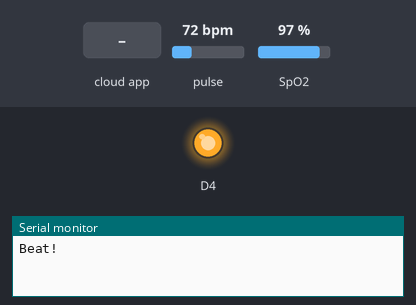
The sketch below on a simulated ESP8266 (NodeMCU). Parts: output pins drawn as LEDs (lit = HIGH, except the on-board LED, lit = LOW), the last lines printed to the serial monitor. The inputs (shaded band) are chosen by the test bench; at power-on: pulse 72 bpm, SpO2 97 %.

Above: at 1.2 s.
1.3 s: the phone or cloud app sets led to 1
At 2.0 s:
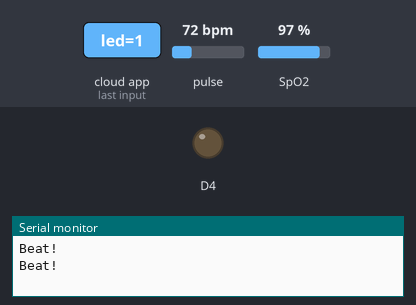
2.8 s: the phone or cloud app sets led to 0
At 3.1 s:
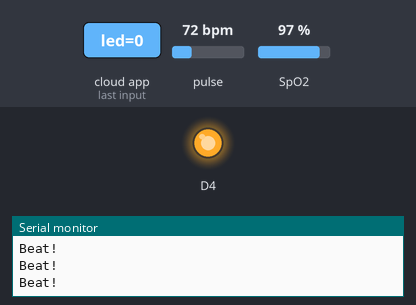
Timing chart, 0 to 5.8 s (numbered marks = the images above; inputs shaded):
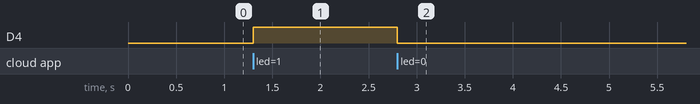

Measured:
- after the input at 1.3 s, D4: LOW → HIGH at once
- after the input at 2.8 s, D4: HIGH → LOW at once

The sketch:

ESPThingerIOPulse.ino
```cpp
#include <Wire.h>
#include "MAX30100_PulseOximeter.h"

#include <ESP8266WiFi.h>
#include <ThingerESP8266.h>


#define USERNAME "Salah_Uddin"
#define DEVICE_ID "linkit"
#define DEVICE_CREDENTIAL "e@Mv@jdKYIRm"

#define SSID "Bangladesh"
#define SSID_PASSWORD "tomarnani"

ThingerESP8266 thing(USERNAME, DEVICE_ID, DEVICE_CREDENTIAL);

//pulse

float bpm;
float spo2;


#define REPORTING_PERIOD_MS     1000


// PulseOximeter is the higher level interface to the sensor. Let's create the object here
PulseOximeter pox;

uint32_t tsLastReport = 0;
volatile boolean heartBeatDetected = false;

// Callback method will be fired when a pulse is detected
void onBeatDetected()
{
    heartBeatDetected = true;
    Serial.println("Beat!");
}

//end pulse


void setup() {
  pinMode(BUILTIN_LED, OUTPUT);

  thing.add_wifi(SSID, SSID_PASSWORD);
//pulse

 // Initializing serial port for debugging purposes
  Serial.begin(115200);
  delay(10);
  Wire.begin(D3, D4);  //SDA   SCL
  Wire.setClock(100000);
  delay(10);

    // Initialize the PulseOximeter instance and register a beat-detected callback
    pox.begin();
    pox.setOnBeatDetectedCallback(onBeatDetected);

//end pulse


  // digital pin control example (i.e. turning on/off a light, a relay, configuring a parameter, etc)
  thing["led"] << digitalPin(BUILTIN_LED);

  // resource output example (i.e. reading a sensor value)
  thing["millis"] >> outputValue(millis());
  thing["spo2"] >> [](pson& out){out= spo2;};
  thing["bpm"] >> [](pson& out){out =  bpm ;};

  // more details at http://docs.thinger.io/arduino/
}

void loop() {
  thing.handle();
  //pulse
   // Make sure to call update as soon as possible
    pox.update();

    // Asynchronously dump heart rate and oxidation levels to the serial, and publish to Firebase
    // For both, a value of 0 means "invalid"
    if (millis() - tsLastReport > REPORTING_PERIOD_MS) {

        bpm = pox.getHeartRate();
        spo2 = pox.getSpO2();

        //Serial.print("Heart rate:");
        //Serial.print(bpm);
       // Serial.print("bpm / SpO2:");
       // Serial.print(spO2);
       // Serial.println("%");

        tsLastReport = millis();

    }
    //end pulse
}
```
